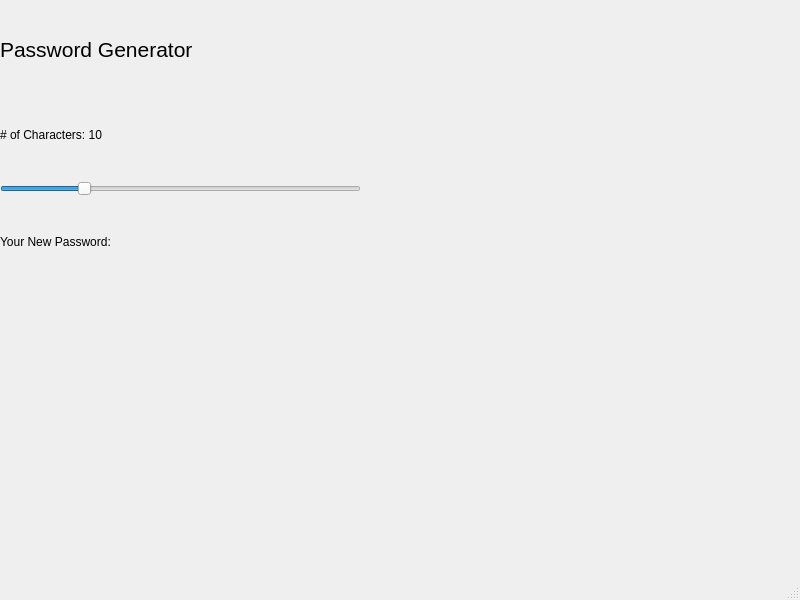
<?xml version="1.0" encoding="UTF-8"?>
<ui version="4.0">
 <class>MainWindow</class>
 <widget class="QMainWindow" name="MainWindow">
  <property name="geometry">
   <rect>
    <x>0</x>
    <y>0</y>
    <width>800</width>
    <height>600</height>
   </rect>
  </property>
  <property name="windowTitle">
   <string>MainWindow</string>
  </property>
  <widget class="QWidget" name="centralwidget">
   <widget class="QWidget" name="layoutWidget">
    <property name="geometry">
     <rect>
      <x>0</x>
      <y>10</y>
      <width>361</width>
      <height>271</height>
     </rect>
    </property>
    <layout class="QVBoxLayout" name="verticalLayout">
     <item>
      <widget class="QLabel" name="label">
       <property name="font">
        <font>
         <pointsize>16</pointsize>
        </font>
       </property>
       <property name="text">
        <string>Password Generator</string>
       </property>
      </widget>
     </item>
     <item>
      <widget class="QLabel" name="characterLabel">
       <property name="text">
        <string># of Characters: 10</string>
       </property>
      </widget>
     </item>
     <item>
      <widget class="QSlider" name="characterSlider">
       <property name="minimum">
        <number>6</number>
       </property>
       <property name="maximum">
        <number>24</number>
       </property>
       <property name="pageStep">
        <number>1</number>
       </property>
       <property name="sliderPosition">
        <number>10</number>
       </property>
       <property name="orientation">
        <enum>Qt::Orientation::Horizontal</enum>
       </property>
      </widget>
     </item>
     <item>
      <widget class="QLabel" name="resultLabel">
       <property name="text">
        <string>Your New Password:</string>
       </property>
      </widget>
     </item>
    </layout>
   </widget>
  </widget>
  <widget class="QMenuBar" name="menubar">
   <property name="geometry">
    <rect>
     <x>0</x>
     <y>0</y>
     <width>800</width>
     <height>33</height>
    </rect>
   </property>
  </widget>
  <widget class="QStatusBar" name="statusbar"/>
 </widget>
 <resources/>
 <connections/>
</ui>
